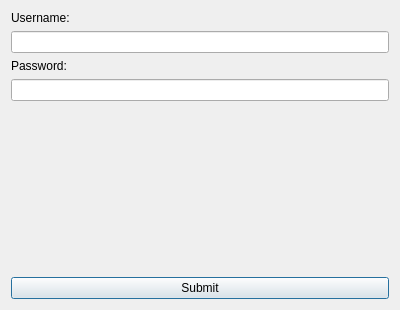
<?xml version="1.0" encoding="UTF-8"?>
<ui version="4.0">
 <class>Dialog</class>
 <widget class="QDialog" name="Dialog">
  <property name="geometry">
   <rect>
    <x>0</x>
    <y>0</y>
    <width>400</width>
    <height>310</height>
   </rect>
  </property>
  <property name="windowTitle">
   <string>Enter key details</string>
  </property>
  <layout class="QVBoxLayout" name="verticalLayout_2">
   <item>
    <layout class="QVBoxLayout" name="verticalLayout">
     <item>
      <widget class="QLabel" name="label">
       <property name="text">
        <string>Username:</string>
       </property>
      </widget>
     </item>
     <item>
      <widget class="QLineEdit" name="username"/>
     </item>
     <item>
      <widget class="QLabel" name="label_2">
       <property name="text">
        <string>Password:</string>
       </property>
      </widget>
     </item>
     <item>
      <widget class="QLineEdit" name="password"/>
     </item>
     <item>
      <spacer name="verticalSpacer">
       <property name="orientation">
        <enum>Qt::Vertical</enum>
       </property>
       <property name="sizeHint" stdset="0">
        <size>
         <width>20</width>
         <height>40</height>
        </size>
       </property>
      </spacer>
     </item>
     <item>
      <widget class="QPushButton" name="submit_dialog_button">
       <property name="text">
        <string>Submit</string>
       </property>
      </widget>
     </item>
    </layout>
   </item>
  </layout>
 </widget>
 <resources/>
 <connections/>
</ui>
